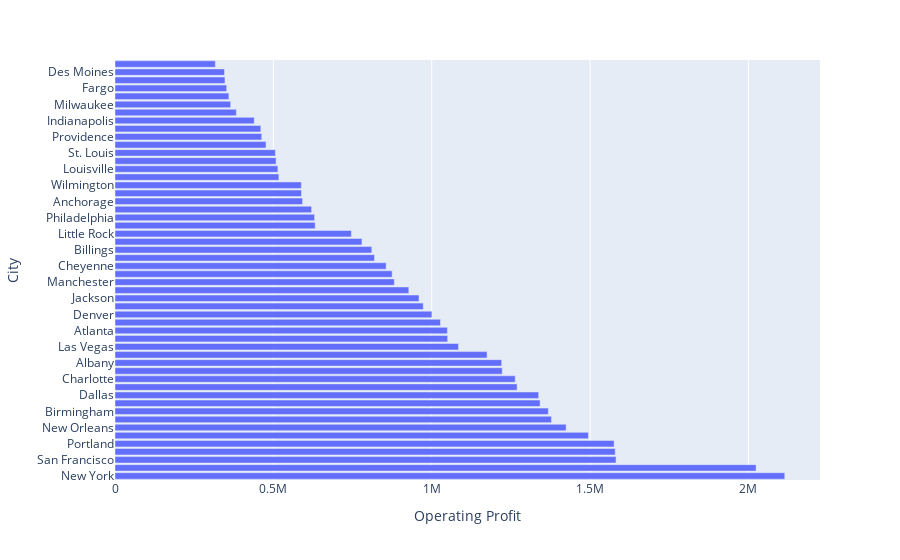

Write notebook code for a chart like this one.
### Markdown cell above
- Cities and Operating Cost

### Code cell
px.bar( grossing_cities, y= 'City', x = 'Operating Profit')

### Figure 1 — Plotly figure (JSON) as saved in the notebook; plotly's stock layout.template omitted (floating-point values rounded to 4 significant figures)
{"data": [{"alignmentgroup": "True", "hovertemplate": "Operating Profit=%{x}<br>City=%{y}<extra></extra>", "legendgroup": "", "marker": {"color": "#636efa", "pattern": {"shape": ""}}, "name": "", "offsetgroup": "", "orientation": "h", "showlegend": false, "textposition": "auto", "type": "bar", "x": [2115000.0, 2024000.0, 1582000.0, 1579000.0, 1576000.0, 1495000.0, 1424000.0, 1378000.0, 1368000.0, 1342000.0, 1338000.0, 1270000.0, 1264000.0, 1223000.0, 1221000.0, 1175000.0, 1085000.0, 1050000.0, 1050000.0, 1028000.0, 1001000.0, 973300.0, 959900.0, 927700.0, 881800.0, 875100.0, 856000.0, 819400.0, 810800.0, 779800.0, 746300.0, 632100.0, 630100.0, 620700.0, 592200.0, 588800.0, 588300.0, 517400.0, 514300.0, 508600.0, 506400.0, 476900.0, 463300.0, 460400.0, 439600.0, 383100.0, 365100.0, 359500.0, 352600.0, 347300.0, 345600.0, 316800.0], "xaxis": "x", "y": ["New York", "Charleston", "San Francisco", "Miami", "Portland", "Houston", "New Orleans", "Los Angeles", "Birmingham", "Orlando", "Dallas", "Knoxville", "Charlotte", "Boise", "Albany", "Richmond", "Las Vegas", "Detroit", "Atlanta", "Albuquerque", "Denver", "Columbus", "Jackson", "Seattle", "Manchester", "Burlington", "Cheyenne", "Phoenix", "Billings", "Honolulu", "Little Rock", "Hartford", "Philadelphia", "Oklahoma City", "Anchorage", "Salt Lake City", "Wilmington", "Boston", "Louisville", "Chicago", "St. Louis", "Newark", "Providence", "Wichita", "Indianapolis", "Sioux Falls", "Milwaukee", "Baltimore", "Fargo", "Minneapolis", "Des Moines", "Omaha"], "yaxis": "y"}], "layout": {"barmode": "relative", "legend": {"tracegroupgap": 0}, "margin": {"t": 60}, "xaxis": {"anchor": "y", "domain": [0, 1], "title": {"text": "Operating Profit"}}, "yaxis": {"anchor": "x", "domain": [0, 1], "title": {"text": "City"}}}}
